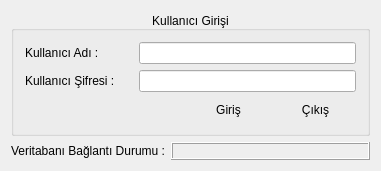
<?xml version="1.0" encoding="UTF-8"?>
<ui version="4.0">
 <class>UserLoginWindow</class>
 <widget class="QDialog" name="UserLoginWindow">
  <property name="geometry">
   <rect>
    <x>0</x>
    <y>0</y>
    <width>381</width>
    <height>171</height>
   </rect>
  </property>
  <property name="sizePolicy">
   <sizepolicy hsizetype="MinimumExpanding" vsizetype="MinimumExpanding">
    <horstretch>0</horstretch>
    <verstretch>0</verstretch>
   </sizepolicy>
  </property>
  <layout class="QVBoxLayout" name="verticalLayout_4">
   <item>
    <widget class="QGroupBox" name="groupBox">
     <property name="title">
      <string>Kullanıcı Girişi</string>
     </property>
     <property name="alignment">
      <set>Qt::AlignBottom|Qt::AlignHCenter</set>
     </property>
     <layout class="QVBoxLayout" name="verticalLayout_3" stretch="10,2">
      <item>
       <layout class="QHBoxLayout" name="horizontalLayout" stretch="2,4">
        <item>
         <layout class="QVBoxLayout" name="verticalLayout_2">
          <item>
           <widget class="QLabel" name="labelUserName">
            <property name="text">
             <string>Kullanıcı Adı :</string>
            </property>
           </widget>
          </item>
          <item>
           <widget class="QLabel" name="labelUserCode">
            <property name="text">
             <string>Kullanıcı Şifresi :</string>
            </property>
           </widget>
          </item>
         </layout>
        </item>
        <item>
         <layout class="QVBoxLayout" name="verticalLayout">
          <item>
           <widget class="QLineEdit" name="lineEditUsername">
            <property name="clearButtonEnabled">
             <bool>true</bool>
            </property>
           </widget>
          </item>
          <item>
           <widget class="QLineEdit" name="lineEditUserPassword">
            <property name="echoMode">
             <enum>QLineEdit::Password</enum>
            </property>
            <property name="clearButtonEnabled">
             <bool>true</bool>
            </property>
           </widget>
          </item>
         </layout>
        </item>
       </layout>
      </item>
      <item>
       <layout class="QHBoxLayout" name="horizontalLayout_2" stretch="4,2,2">
        <property name="sizeConstraint">
         <enum>QLayout::SetNoConstraint</enum>
        </property>
        <item>
         <spacer name="horizontalSpacer">
          <property name="orientation">
           <enum>Qt::Horizontal</enum>
          </property>
          <property name="sizeHint" stdset="0">
           <size>
            <width>40</width>
            <height>20</height>
           </size>
          </property>
         </spacer>
        </item>
        <item>
         <widget class="QToolButton" name="toolButtonOK">
          <property name="sizePolicy">
           <sizepolicy hsizetype="MinimumExpanding" vsizetype="MinimumExpanding">
            <horstretch>0</horstretch>
            <verstretch>0</verstretch>
           </sizepolicy>
          </property>
          <property name="focusPolicy">
           <enum>Qt::WheelFocus</enum>
          </property>
          <property name="text">
           <string>Giriş</string>
          </property>
          <property name="icon">
           <iconset resource="../Resources/bys.qrc">
            <normaloff>:/Fotos/Lock.ico</normaloff>:/Fotos/Lock.ico</iconset>
          </property>
          <property name="iconSize">
           <size>
            <width>32</width>
            <height>32</height>
           </size>
          </property>
          <property name="toolButtonStyle">
           <enum>Qt::ToolButtonTextBesideIcon</enum>
          </property>
          <property name="autoRaise">
           <bool>true</bool>
          </property>
         </widget>
        </item>
        <item>
         <widget class="QToolButton" name="toolButtonCancel">
          <property name="sizePolicy">
           <sizepolicy hsizetype="MinimumExpanding" vsizetype="MinimumExpanding">
            <horstretch>0</horstretch>
            <verstretch>0</verstretch>
           </sizepolicy>
          </property>
          <property name="text">
           <string>Çıkış</string>
          </property>
          <property name="icon">
           <iconset resource="../Resources/bys.qrc">
            <normaloff>:/Fotos/close.ico</normaloff>:/Fotos/close.ico</iconset>
          </property>
          <property name="iconSize">
           <size>
            <width>32</width>
            <height>32</height>
           </size>
          </property>
          <property name="toolButtonStyle">
           <enum>Qt::ToolButtonTextBesideIcon</enum>
          </property>
          <property name="autoRaise">
           <bool>true</bool>
          </property>
         </widget>
        </item>
       </layout>
      </item>
     </layout>
    </widget>
   </item>
   <item>
    <layout class="QHBoxLayout" name="horizontalLayout_4" stretch="1,10">
     <item>
      <widget class="QLabel" name="labelDBStatus">
       <property name="text">
        <string>Veritabanı Bağlantı Durumu :</string>
       </property>
       <property name="alignment">
        <set>Qt::AlignRight|Qt::AlignTrailing|Qt::AlignVCenter</set>
       </property>
      </widget>
     </item>
     <item>
      <widget class="QLabel" name="labelDBConStatus">
       <property name="font">
        <font>
         <pointsize>9</pointsize>
         <weight>75</weight>
         <bold>true</bold>
        </font>
       </property>
       <property name="frameShape">
        <enum>QFrame::Box</enum>
       </property>
       <property name="frameShadow">
        <enum>QFrame::Raised</enum>
       </property>
       <property name="alignment">
        <set>Qt::AlignCenter</set>
       </property>
      </widget>
     </item>
    </layout>
   </item>
  </layout>
 </widget>
 <layoutdefault spacing="6" margin="11"/>
 <resources>
  <include location="../Resources/bys.qrc"/>
 </resources>
 <connections/>
</ui>
